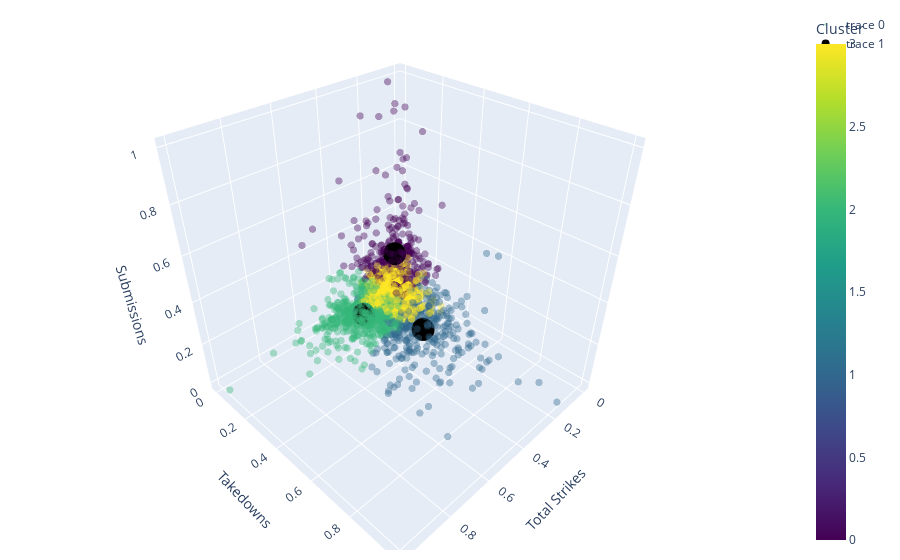

Notebook code for this chart:
### Markdown cell above
Based on our scatterplot and ditribution matrix we can see how well our data has clustered. We can even make some assumptions on which clusters would be considered grapplers, strikers, wrestlers, or well rounded fighters. However, we can see some overlap in our clusters. If we plot our data in three dimensions we can better visualize our results and plot the centroids of our clusters.

### Code cell
# Import packages needed for 3d ploting
from plotly.offline import plot, iplot, init_notebook_mode
import plotly.express as px
import plotly.graph_objs as go

init_notebook_mode(connected=True)
centroids = pd.DataFrame(model.cluster_centers_,columns=['X','Y','Z'])

plot_scatter = go.Scatter3d(x=career['Total Strikes'],y=career['TakeDowns'],z=career['Submissions'], mode='markers',
                            marker=dict(size=2.5,cmax=career['Cluster'].max(),cmin=career['Cluster'].min(),
                                color=career['Cluster'],colorbar=dict(title='Cluster'),colorscale='viridis',opacity=0.4))

plot_scatter2 = go.Scatter3d(x=centroids['X'],y=centroids['Y'],z=centroids['Z'], mode='markers',marker=dict(size=8,color='black'))

plotData = [plot_scatter,plot_scatter2]
layout = go.Layout(margin=dict(r=20,b=10,l=10,t=10))

fig = go.Figure(data=plotData,layout=layout)
fig.update_layout(scene=dict(
    xaxis_title='Total Strikes',
    yaxis_title='Takedowns',
    zaxis_title='Submissions',
))

iplot(fig,filename='3d Plot.html')

### Figure 1 — Plotly figure (JSON) as saved in the notebook; plotly's stock layout.template omitted (floating-point values rounded to 4 significant figures; data arrays with more than 128 entries replaced by an {"elided": "..."} marker saying what was removed)
{"data": [{"marker": {"cmax": 3, "cmin": 0, "color": {"elided": "2263 int values"}, "colorbar": {"title": {"text": "Cluster"}}, "colorscale": [[0, "#440154"], [0.1111, "#482878"], [0.2222, "#3e4989"], [0.3333, "#31688e"], [0.4444, "#26828e"], [0.5556, "#1f9e89"], [0.6667, "#35b779"], [0.7778, "#6ece58"], [0.8889, "#b5de2b"], [1, "#fde725"]], "opacity": 0.4, "size": 2.5}, "mode": "markers", "type": "scatter3d", "x": {"elided": "2263 float values"}, "y": {"elided": "2263 float values"}, "z": {"elided": "2263 float values"}}, {"marker": {"color": "black", "size": 8}, "mode": "markers", "type": "scatter3d", "x": [0.1718, 0.2678, 0.349, 0.1284], "y": [0.1365, 0.4023, 0.1209, 0.07186], "z": [0.2947, 0.08259, 0.05302, 0.03132]}], "layout": {"margin": {"b": 10, "l": 10, "r": 20, "t": 10}, "scene": {"xaxis": {"title": {"text": "Total Strikes"}}, "yaxis": {"title": {"text": "Takedowns"}}, "zaxis": {"title": {"text": "Submissions"}}}}}
